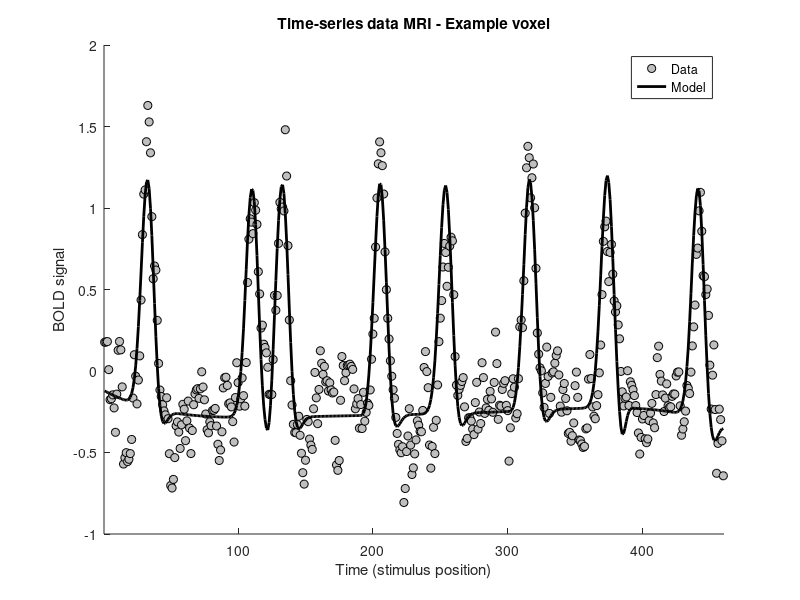
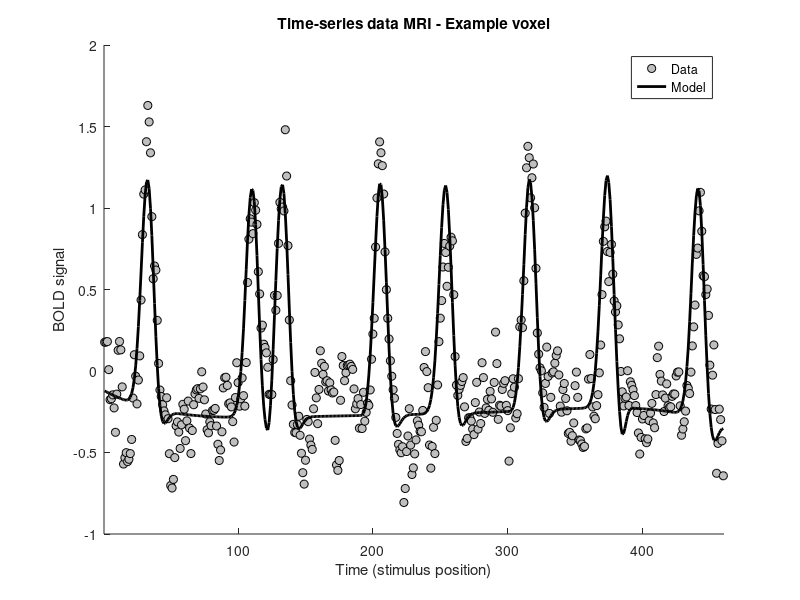

These figures' MATLAB source, in order:
%% Set-up =================================================================
% figure saving folder
pngfld = fullfile(pwd,'fig_png');
svgfld = fullfile(pwd,'fig_svg');
[~,~] = mkdir(pngfld);
[~,~] = mkdir(svgfld);

% load result if it exists
if isfile('ExampleVoxel.mat')
    LoadedResults=true;
    load('ExampleVoxel.mat');
else
    LoadedResults=false;
end

%% Load files =============================================================
if ~LoadedResults
    RESULT_FILE = ...
        ['/home/chris/Documents/MRI_ANALYSIS/NHP-PRF/FitResults/MRI/'...
        'danny/linhrf_cv1_mhrf/pRF_Sess-linhrf_cv1_mhrf.mat'];
    load(RESULT_FILE);
    modeltype = 'linear_hrf';
    
    DATA_FILE = ...
        ['/home/chris/Documents/MRI_ANALYSIS/NHP-PRF/Data/MRI/cv/'...
        'danny/AllSessions-avg-cv.mat'];
    load(DATA_FILE,'stim');
    load(DATA_FILE,'sess_wmeanBOLD');
    load(DATA_FILE,'sess_wmeanBOLD_inv');
end

%% Prep data and run modelfit =============================================
if ~LoadedResults
    % Find voxel with highest R2
    R2_1 = result.R2(:,:,:,1);
    % get 3d coordinate idx of this voxel
    [vx,vy,vz] = ind2sub(size(R2_1), find(R2_1==max(R2_1(:)),1,'first'));
    vidx = find(R2_1==max(R2_1(:)),1,'first');
    
    % concat into shape analyzePRF wants
    for RUNNR = 1:length(sess_wmeanBOLD)
        fmri_data{(RUNNR-1)+RUNNR}=sess_wmeanBOLD{RUNNR}(vx,vy,vz,:);  %#ok<*IDISVAR,*NODEF>
        stimulus{(RUNNR-1)+RUNNR}=[];
        for voln = 1:size(stim.norm{RUNNR},2)
            stimulus{(RUNNR-1)+RUNNR} = cat(3, stimulus{(RUNNR-1)+RUNNR}, stim.norm{RUNNR}{voln}); %#ok<*AGROW>
        end
        if exist('sess_wmeanBOLD_inv') && ~isempty(sess_wmeanBOLD_inv{RUNNR}) %#ok<*EXIST>
            fmri_data{RUNNR+RUNNR}=sess_wmeanBOLD_inv{RUNNR}(vx,vy,vz,:);
            stimulus{RUNNR+RUNNR}=[];
            for voln = 1:size(stim.inv{RUNNR},2)
                stimulus{RUNNR+RUNNR} = cat(3, stimulus{RUNNR+RUNNR}, stim.inv{RUNNR}{voln});
            end
        end
    end
    
    % clear empty cell for non-existing inverse stimuli
    if isempty(fmri_data{2})
        fmri_data(2)=[]; stimulus(2)=[];
    end
    
    % copy options from results, but exclude voxel mask
    options = result.options; options.vxs=[];
    TR = 2.5;
    
    % reshape data
    for i = 1:length(fmri_data)
        data{i}=squish(fmri_data{i},4)';
    end
    
    % run analyzePRF tool for this voxel only
    mri_result = analyzePRF_modeltype(stimulus,data,TR/2,options,modeltype);
end

%% Plot fit prediction and data together ==================================
if ~LoadedResults
    res = [160 160]; resmx = max(res);
    hrf = mri_result.options.hrf; % HRF that was used in the model
    degs = mri_result.options.maxpolydeg;  % max polynomial deg
    
    % Pre-compute cache for faster execution
    [d,xx,yy] = makegaussian2d(resmx,2,2,2,2);
    
    % Prepare the stimuli for use in the model
    stimulusPP = {};
    for p=1:length(stimulus)
        stimulusPP{p} = squish(stimulus{p},2)';
        stimulusPP{p} = [stimulusPP{p} p*ones(size(stimulusPP{p},1),1)];
    end
    
    % Define the model function.
    switch modeltype
        case 'css_hrf'
            % -- CSS --
            % define the model (parameters are R C S G N)
            modelfun = @(pp,dd) conv2run(posrect(pp(4)) * (dd*[vflatten(placematrix(zeros(res),...
                makegaussian2d(resmx,pp(1),pp(2),abs(pp(3)),abs(pp(3)),xx,yy,0,0) / ...
                (2*pi*abs(pp(3))^2))); 0]) .^ posrect(pp(5)),options.hrf,dd(:,prod(res)+1));
        case 'linear_hrf'
            % -- Linear (skip second step where exponential is fit) --
            % define the model (parameters are R C S G)
            if options.allowneggain
                modelfun = @(pp,dd) conv2run(pp(4) * (dd*[vflatten(placematrix(zeros(res),...
                    makegaussian2d(resmx,pp(1),pp(2),abs(pp(3)),abs(pp(3)),xx,yy,0,0) / ...
                    (2*pi*abs(pp(3))^2))); 0]),options.hrf,dd(:,prod(res)+1));
            else
                modelfun = @(pp,dd) conv2run(posrect(pp(4)) * (dd*[vflatten(placematrix(zeros(res),...
                    makegaussian2d(resmx,pp(1),pp(2),abs(pp(3)),abs(pp(3)),xx,yy,0,0) / ...
                    (2*pi*abs(pp(3))^2))); 0]),options.hrf,dd(:,prod(res)+1));
                
            end
        case 'dog_hrf'
            % -- DOG (center surround
            % define the model (parameters are R C S G sdratio normamp)
            modelfun = @(pp,dd) conv2run(posrect(pp(4)) * (dd*[vflatten(placematrix(zeros(res), ...
                (makegaussian2d(resmx,pp(1),pp(2),abs(pp(3)),abs(pp(3)),xx,yy,0,0) / (2*pi*abs(pp(3))^2)) - ...
                (pp(6) .* makegaussian2d(resmx,pp(1),pp(2),abs(pp(3)/pp(5)),abs(pp(3)/pp(5)),xx,yy,0,0) / (2*pi*abs(pp(3)/pp(5))^2)) ...
                )) ; 0]),options.hrf,dd(:,prod(res)+1));
        case 'css_ephys'
            % -- CSS without convolution with HRF
            % define the model (parameters are R C S G N)
            modelfun = @(pp,dd) posrect(pp(4)) * (dd*[vflatten(placematrix(zeros(res),...
                makegaussian2d(resmx,pp(1),pp(2),abs(pp(3)),abs(pp(3)),xx,yy,0,0) / ...
                (2*pi*abs(pp(3))^2))); 0]) .^ posrect(pp(5));
        case 'linear_ephys'
            % -- Linear without convolution with HRF
            % define the model (parameters are R C S G)
            
            if options.allowneggain
                modelfun = @(pp,dd) pp(4) * (dd*[vflatten(placematrix(zeros(res),...
                    makegaussian2d(resmx,pp(1),pp(2),abs(pp(3)),abs(pp(3)),xx,yy,0,0) / ...
                    (2*pi*abs(pp(3))^2))); 0]);
            else
                modelfun = @(pp,dd) posrect(pp(4)) * (dd*[vflatten(placematrix(zeros(res),...
                    makegaussian2d(resmx,pp(1),pp(2),abs(pp(3)),abs(pp(3)),xx,yy,0,0) / ...
                    (2*pi*abs(pp(3))^2))); 0]);
            end
        case 'dog_ephys'
            % -- DOG without convolution with HRF
            % define the model (parameters are R C S G sdratio normamp)
            modelfun = @(pp,dd) posrect(pp(4)) * (dd*[vflatten(placematrix(zeros(res), ...
                (makegaussian2d(resmx,pp(1),pp(2),abs(pp(3)),abs(pp(3)),xx,yy,0,0) / (2*pi*abs(pp(3))^2)) - ...
                (pp(6) .* makegaussian2d(resmx,pp(1),pp(2),abs(pp(3)/pp(5)),abs(pp(3)/pp(5)),xx,yy,0,0) / (2*pi*abs(pp(3)/pp(5))^2)) ...
                )) ; 0]);
    end
    
    % Construct projection matrices that fit and remove the polynomials.
    polymatrix = {};
    for p=1:length(degs)
        polymatrix{p} = projectionmatrix(constructpolynomialmatrix(size(data{p},2),0:degs(p)));
    end
    
    % Which voxel should we inspect?
    vx = 1; % we only do one here, but let's stay flexible
    
    % Collect the data and the model fit. Remove slow trends in the data.
    datats = {}; modelts = {};
    for p=1:length(data)
        datats{p} =  polymatrix{p}*data{p}(vx,:)';
        modelts{p} = polymatrix{p}*modelfun(mri_result.params(1,:,vx),single(stimulusPP{p}));
    end
end

%% Save the results =======================================================
if ~LoadedResults
    save('ExampleVoxel','datats','modelts');
end

%% Visualize the results ==================================================
f=figure; hold on;
set(gcf,'Units','points','Position',[100 100 1000 300]);
plot(datats{2},'ok','MarkerSize',6,'MarkerFaceColor',[.75 .75 .75])
plot(modelts{2},'k','Linewidth',2)
%plot(cat(1,datats{:}),'r-');
%plot(cat(1,modelts{:}),'b-');
%straightline(300*(1:4)+.5,'v','g-');
xlabel('Time (stimulus position)'); ylabel('BOLD signal');
ax = axis; 
axis([.5 460+.5 ax(3:4)]);
title('Time-series data MRI - Example voxel');
legend({'Data','Model'})

saveas(f,fullfile(pngfld, 'ExampleVoxel.png'));
saveas(f,fullfile(svgfld, 'ExampleVoxel.svg'));

close all;